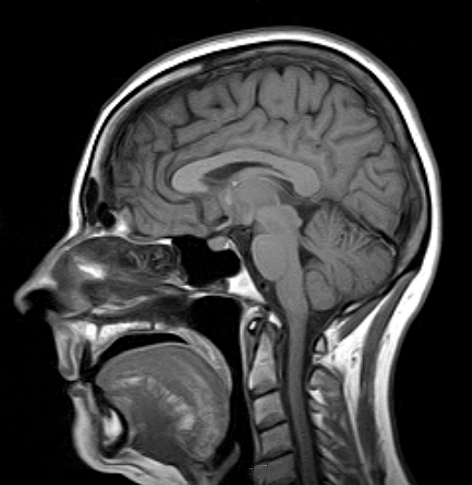
#> input picture 2208 - Scientific Computing/coursework/images/brain.jpg, 472 x 485 px
$ python segment.py --in images/brain.jpg --out out.png --visual out.png
#> lines starting #> are read from the running program, lines starting #| are printed output that depends on the picture; after the words box and inside, x2 and y2 are one past the last pixel; in counts of white or black regions, pixels touching at a corner belong together
from __future__ import annotations

import argparse
import sys
from pathlib import Path

import numpy as np
from PIL import Image


def _neighbourhood_sum(mask: np.ndarray) -> np.ndarray:
    """3x3 sum over a binary mask using shifted views."""

    padded = np.pad(mask.astype(np.uint8), ((1, 1), (1, 1)), mode="constant")
    return (
        padded[:-2, :-2]
        + padded[:-2, 1:-1]
        + padded[:-2, 2:]
        + padded[1:-1, :-2]
        + padded[1:-1, 1:-1]
        + padded[1:-1, 2:]
        + padded[2:, :-2]
        + padded[2:, 1:-1]
        + padded[2:, 2:]
    )


def _binary_open_close(mask: np.ndarray) -> np.ndarray:
    """Cleanup binary mask with morphological opening and closing using 3x3 structuring elements."""

    # Erosion: keep only pixels whose 3x3 neighborhood is fully foreground.
    eroded = _neighbourhood_sum(mask) == 9

    # Dilation: keep pixels that have at least one foreground neighbor in the opened mask.
    opened = _neighbourhood_sum(eroded) > 0

    # Repeat dilation to close small holes: keep pixels that have at least one foreground neighbor in the dilated mask.
    dilated = _neighbourhood_sum(opened) > 0

    # Closing: keep pixels that have a full 3x3 neighborhood in the dilated mask.
    closed = _neighbourhood_sum(dilated) == 9
    return closed


def _connected_components(binary: np.ndarray) -> tuple[np.ndarray, np.ndarray, np.ndarray]:
    """Label connected components in a binary mask and compute their sizes and border contact.

    This is a custom implementation of connected component labeling using a depth-first search (DFS) approach.
    It iterates over each pixel in the binary mask, and when it finds an unvisited foreground pixel,
    it performs a DFS to label all connected pixels with the same component ID.

    These labels allow for post-processing steps to filter out small components or those that touch the border.

    Returns:
    - labels: A 2D array of the same shape as the input binary mask,
        where each foreground pixel is labeled with its component ID (0, 1, 2, ...), and background pixels are -1.
    - sizes: A 1D array where sizes[i] is the number of pixels in component i.
    - touches_border: A 1D boolean array where touches_border[i] is True if
        component i touches the image border, and False otherwise.
    """

    h, w = binary.shape
    labels = np.full((h, w), -1, dtype=np.int32)
    sizes: list[int] = []
    touches_border: list[bool] = []

    neighbors = [(-1, -1), (-1, 0), (-1, 1), (0, -1), (0, 1), (1, -1), (1, 0), (1, 1)]
    label_id = 0

    for y in range(h):
        for x in range(w):
            if not binary[y, x] or labels[y, x] != -1:
                continue

            stack = [(y, x)]
            labels[y, x] = label_id
            size = 0
            touch = False

            # Perform DFS to label all connected pixels in this component.
            while stack:
                cy, cx = stack.pop()
                size += 1
                if cy == 0 or cy == h - 1 or cx == 0 or cx == w - 1:
                    touch = True

                for dy, dx in neighbors:
                    ny, nx = cy + dy, cx + dx
                    if 0 <= ny < h and 0 <= nx < w and binary[ny, nx] and labels[ny, nx] == -1:
                        labels[ny, nx] = label_id
                        stack.append((ny, nx))

            sizes.append(size)
            touches_border.append(touch)
            label_id += 1

    if len(sizes) == 0:
        return labels, np.zeros(0, dtype=np.int32), np.zeros(0, dtype=bool)

    return labels, np.array(sizes, dtype=np.int32), np.array(touches_border, dtype=bool)


def _remove_small_foreground_components(mask: np.ndarray, min_area_ratio: float = 0.0015) -> np.ndarray:
    """Suppress tiny foreground blobs to reduce noise misclassification."""

    labels, sizes, _ = _connected_components(mask)
    if sizes.size == 0:
        return mask

    min_area = max(16, int(min_area_ratio * mask.size))
    keep_labels = np.flatnonzero(sizes >= min_area)
    if keep_labels.size == 0:
        largest = int(np.argmax(sizes))
        return labels == largest

    keep = np.isin(labels, keep_labels)
    return keep


def _fill_background_holes(mask: np.ndarray) -> np.ndarray:
    """Fill enclosed background islands (holes) inside foreground.

    Any background component not touching the image border is treated as an
    internal hole and filled. This helps preserve large bright wall regions
    inside darker structural outlines (e.g., buildings with timber framing).
    """

    bg = ~mask
    labels, sizes, touches = _connected_components(bg)
    if sizes.size == 0:
        return mask

    fill_labels = np.flatnonzero(~touches)
    if fill_labels.size == 0:
        return mask

    filled = mask.copy()
    filled[np.isin(labels, fill_labels)] = True
    return filled


def _choose_foreground_polarity(base_mask: np.ndarray) -> np.ndarray:
    """Pick mask polarity using simple object-on-background heuristics.

    We score two candidates:
    - candidate A: pixels >= threshold
    - candidate B: inverse of A

    Heuristic assumptions (target case): main object is not mostly on the border
    and usually occupies a moderate image area.
    """

    def score(mask: np.ndarray) -> float:
        area_ratio = float(mask.mean())

        border = np.concatenate(
            [
                mask[0, :],
                mask[-1, :],
                mask[:, 0],
                mask[:, -1],
            ]
        )
        border_ratio = float(border.mean())

        area_penalty = 0.0
        if area_ratio < 0.01:
            area_penalty += 2.0
        elif area_ratio > 0.85:
            area_penalty += 2.0
        elif area_ratio > 0.65:
            area_penalty += 0.6

        return area_penalty + 1.2 * border_ratio

    a = base_mask
    b = ~base_mask
    return a if score(a) <= score(b) else b


def _kmeans_two_clusters(features: np.ndarray, max_iters: int = 30) -> np.ndarray:
    """Return 0/1 labels from deterministic 2-cluster k-means."""

    if features.shape[0] < 2:
        return np.zeros(features.shape[0], dtype=np.uint8)

    # Deterministic init from low/high luminance-ish percentiles.
    basis = features[:, 3]
    idx_lo = int(np.argmin(np.abs(basis - np.percentile(basis, 20))))
    idx_hi = int(np.argmin(np.abs(basis - np.percentile(basis, 80))))
    centroids = np.stack([features[idx_lo], features[idx_hi]], axis=0).astype(np.float64)

    labels = np.zeros(features.shape[0], dtype=np.uint8)
    for _ in range(max_iters):
        d0 = np.sum((features - centroids[0]) ** 2, axis=1)
        d1 = np.sum((features - centroids[1]) ** 2, axis=1)
        new_labels = (d1 < d0).astype(np.uint8)

        if np.array_equal(new_labels, labels):
            break
        labels = new_labels

        for cluster_id in (0, 1):
            members = features[labels == cluster_id]
            if len(members) > 0:
                centroids[cluster_id] = members.mean(axis=0)
            else:
                centroids[cluster_id] = features[np.random.randint(0, features.shape[0])]

    return labels


def segment_foreground_mask(rgb_image: np.ndarray) -> np.ndarray:
    """Return a binary foreground mask (True=foreground, False=background).

    Method rationale:
    - I use 2-cluster k-means on color + weak spatial features, then small fixes.
    - Compared to a single global threshold, this is more robust to lighting and
      contrast variation because clustering uses multi-channel information.

    Brief comparison with an alternative:
    - Alternative: Otsu/global thresholding is very fast and simple but often fails
      when foreground/background intensities overlap.
    - Chosen method is better for typical natural/object images, but may still
      struggle on heavy camouflage or scenes with multiple similar objects.
    """
    rgb = rgb_image.astype(np.float64)
    if rgb.ndim != 3 or rgb.shape[2] < 3:
        raise ValueError("Expected an RGB image array with shape (H, W, 3)")

    # Feature set: chromaticity + luminance + weak spatial cues.
    # Chromaticity improves robustness to lighting-scale changes versus raw RGB.
    rgb01 = rgb / 255.0
    gray = 0.299 * rgb01[..., 0] + 0.587 * rgb01[..., 1] + 0.114 * rgb01[..., 2]
    rgb_sum = np.maximum(rgb01.sum(axis=2), 1e-6)
    r_norm = rgb01[..., 0] / rgb_sum
    g_norm = rgb01[..., 1] / rgb_sum
    b_norm = rgb01[..., 2] / rgb_sum

    h, w = gray.shape
    y_grid, x_grid = np.indices((h, w), dtype=np.float64)
    x_norm = x_grid / max(w - 1, 1)
    y_norm = y_grid / max(h - 1, 1)

    features = np.stack(
        [
            r_norm,
            g_norm,
            b_norm,
            1.0 * gray,
            0.15 * x_norm,
            0.15 * y_norm,
        ],
        axis=-1,
    ).reshape(-1, 6)

    # Fit on subset for speed on large images, then classify full image.
    n_pixels = features.shape[0]
    if n_pixels > 120_000:
        step = int(np.ceil(n_pixels / 120_000))
        fit_features = features[::step]
    else:
        fit_features = features

    fit_labels = _kmeans_two_clusters(fit_features)
    if np.all(fit_labels == 0) or np.all(fit_labels == 1):
        threshold = float(np.median(features[:, 3]))
        mask = (features[:, 3] >= threshold).reshape(h, w)
    else:
        centroid0 = fit_features[fit_labels == 0].mean(axis=0)
        centroid1 = fit_features[fit_labels == 1].mean(axis=0)
        d0 = np.sum((features - centroid0) ** 2, axis=1)
        d1 = np.sum((features - centroid1) ** 2, axis=1)
        mask = (d1 < d0).reshape(h, w)

    # Post-processing: fix polarity, remove small blobs, fill holes.
    mask = _choose_foreground_polarity(mask)
    mask = _binary_open_close(mask)
    mask = _remove_small_foreground_components(mask)
    mask = _fill_background_holes(mask)

    return mask


def _load_image_rgb(input_path: Path) -> np.ndarray:
    with Image.open(input_path) as image:
        rgb = image.convert("RGB")
        return np.array(rgb, dtype=np.uint8)


def _save_binary_mask(mask: np.ndarray, output_path: Path) -> None:
    output = (mask.astype(np.uint8) * 255)
    Image.fromarray(output, mode="L").save(output_path)


def _save_visual_overlay(rgb: np.ndarray, mask: np.ndarray, output_path: Path) -> None:
    """Save contour-overlay visual: bright green foreground boundary on original image."""

    foreground = mask.astype(bool)
    neigh = _neighbourhood_sum(foreground)
    boundary = foreground & (neigh < 9)

    visual = rgb.copy()
    visual[boundary] = np.array([0, 255, 0], dtype=np.uint8)
    Image.fromarray(visual, mode="RGB").save(output_path)


def _build_parser() -> argparse.ArgumentParser:
    description = (
        "Segment an input image into foreground/background and save both a binary mask "
        "and a visual evaluation image."
    )

    epilog = (
        "Method summary:\n"
        "  1) Build chromaticity+luminance+spatial features\n"
        "  2) Run 2-cluster k-means segmentation\n"
        "  3) Auto-select foreground polarity\n"
        "  4) Post-processing: fix polarity, remove small blobs, fill holes.\n\n"
        "Best use case:\n"
        "  - Object-vs-background separation in natural images with color/appearance contrast.\n\n"
        "Limitations / critical performance discussion:\n"
        "  - Can fail when object and background share very similar color/texture distributions.\n"
        "  - If multiple similar objects exist, the 2-cluster assumption may split undesirably.\n"
        "  - More advanced alternatives include graph cuts or learned semantic segmentation models."
    )

    parser = argparse.ArgumentParser(
        description=description,
        epilog=epilog,
        formatter_class=argparse.RawTextHelpFormatter,
    )
    parser.add_argument("--in", dest="input_image", required=True, help="Path to input image (PNG/JPG/etc.)")
    parser.add_argument("--out", dest="output_mask", required=True, help="Path to output binary mask image")
    parser.add_argument(
        "--visual",
        dest="output_visual",
        required=True,
        help="Path to visual evaluation image (contour overlay)",
    )
    return parser


def main() -> int:
    parser = _build_parser()
    args = parser.parse_args()

    input_path = Path(args.input_image)
    output_path = Path(args.output_mask)
    visual_path = Path(args.output_visual)

    if not input_path.exists():
        print(f"Error: input file not found: {input_path}", file=sys.stderr)
        return 1

    try:
        rgb = _load_image_rgb(input_path)
#> in _load_image_rgb, image is the input picture: PIL image 472x485 RGB; min 0, max 255, mean 61.3
        mask = segment_foreground_mask(rgb)
#> in segment_foreground_mask, `r_norm = rgb01[..., 0] / rgb_sum`:
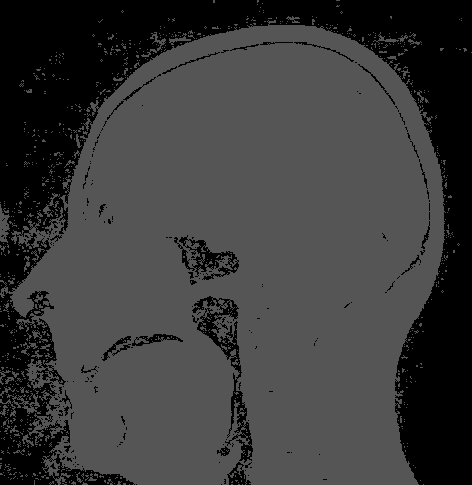
#> r_norm: shape (485, 472) float64; min 0, max 0.333, mean 0.228
#> in _kmeans_two_clusters, `idx_lo = int(np.argmin(np.abs(basis - np.percentile(basis, 20))))`: idx_lo = 0
#> in _kmeans_two_clusters, `idx_hi = int(np.argmin(np.abs(basis - np.percentile(basis, 80))))`: idx_hi = 11188
#> in _kmeans_two_clusters, `centroids = np.stack([features[idx_lo], features[idx_hi]], axis=0).ast..`: centroids = [[0, 0, 0, 0, 0, 0], [0.333, 0.333, 0.333, 0.443, 0.0611, 0.0146]]
#> after the loop in _kmeans_two_clusters, `for _ in range(max_iters):`: centroids = [[0, 0, 0, 0, 0.0728, 0.0596], [0.333, 0.333, 0.333, 0.351, 0.0758, 0.0821]]
#> in segment_foreground_mask, `centroid0 = fit_features[fit_labels == 0].mean(axis=0)`: centroid0 = [0, 0, 0, 0, 0.0728, 0.0596]
#> in segment_foreground_mask, `centroid1 = fit_features[fit_labels == 1].mean(axis=0)`: centroid1 = [0.333, 0.333, 0.333, 0.351, 0.0758, 0.0821]
#> in segment_foreground_mask, `mask = (d1 < d0).reshape(h, w)`:
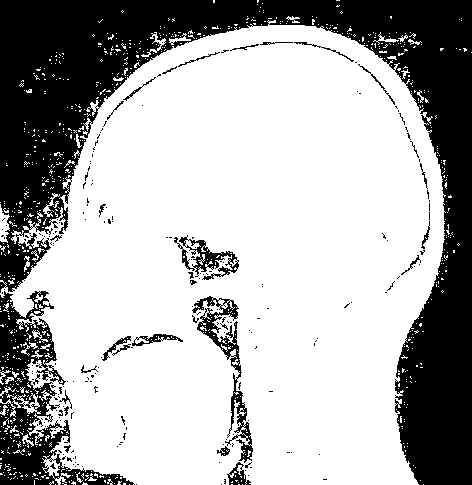
#> mask: shape (485, 472) bool; 68.4% white; 213 black regions (182 under 20 px), largest, box (x1, y1, x2, y2) and area: (0, 0, 472, 485) 59185, (0, 291, 135, 485) 7974, (192, 296, 253, 463) 1853
#> in score, `area_ratio = float(mask.mean())`: area_ratio = 0.684
#> in score, `border_ratio = float(border.mean())`: border_ratio = 0.201
#> in _neighbourhood_sum, `padded = np.pad(mask.astype(np.uint8), ((1, 1), (1, 1)), mode="constan..`: padded: shape (487, 474); values 0 (black) and 1 (white), 67.9% white; 207 black regions (178 under 20 px), largest, box (x1, y1, x2, y2) and area: (0, 0, 474, 487) 69327, (193, 297, 254, 464) 1853, (175, 236, 240, 281) 895
#> in _binary_open_close, `eroded = _neighbourhood_sum(mask) == 9`: eroded: shape (485, 472) bool; 62% white; 34 black regions (15 under 20 px), largest, box (x1, y1, x2, y2) and area: (0, 0, 472, 485) 80805, (91, 41, 431, 294) 2411, (165, 234, 240, 286) 1906
#> in _neighbourhood_sum (call 2), `padded = np.pad(mask.astype(np.uint8), ((1, 1), (1, 1)), mode="constan..`: padded: shape (487, 474); values 0 (black) and 1 (white), 61.5% white; 34 black regions (15 under 20 px), largest, box (x1, y1, x2, y2) and area: (0, 0, 474, 487) 82723, (92, 42, 432, 295) 2411, (166, 235, 241, 287) 1906
#> in _binary_open_close, `opened = _neighbourhood_sum(eroded) > 0`: opened: shape (485, 472) bool; 65.5% white; 83 black regions (68 under 20 px), largest, box (x1, y1, x2, y2) and area: (0, 0, 472, 485) 72809, (192, 296, 253, 485) 3074, (174, 235, 239, 285) 1387
#> in _neighbourhood_sum (call 3), `padded = np.pad(mask.astype(np.uint8), ((1, 1), (1, 1)), mode="constan..`: padded: shape (487, 474); values 0 (black) and 1 (white), 64.9% white; 79 black regions (65 under 20 px), largest, box (x1, y1, x2, y2) and area: (0, 0, 474, 487) 77824, (175, 236, 240, 286) 1387, (102, 335, 184, 362) 527
#> in _binary_open_close, `dilated = _neighbourhood_sum(opened) > 0`: dilated: shape (485, 472) bool; 68.6% white; 49 black regions (36 under 20 px), largest, box (x1, y1, x2, y2) and area: (0, 0, 472, 485) 68801, (198, 298, 240, 371) 1004, (190, 241, 238, 283) 720
#> in _neighbourhood_sum (call 4), `padded = np.pad(mask.astype(np.uint8), ((1, 1), (1, 1)), mode="constan..`: padded: shape (487, 474); values 0 (black) and 1 (white), 68% white; 48 black regions (36 under 20 px), largest, box (x1, y1, x2, y2) and area: (0, 0, 474, 487) 70932, (199, 299, 241, 372) 1004, (191, 242, 239, 284) 720
#> in _binary_open_close, `closed = _neighbourhood_sum(dilated) == 9`: closed: shape (485, 472) bool; 66.1% white; 33 black regions (14 under 20 px), largest, box (x1, y1, x2, y2) and area: (0, 0, 472, 485) 72794, (193, 297, 241, 372) 1461, (174, 237, 239, 284) 1311
#> after the loop in _connected_components, `for y in range(h):`:
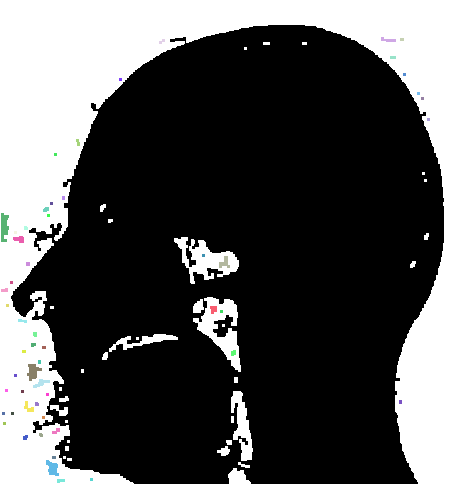
#> labels: shape (485, 472) int32; 56 distinct labels, from -1 to 54; one colour per label, 0 black, -1 white
#> in _remove_small_foreground_components, `labels, sizes, _ = _connected_components(mask)`: sizes = 55 values, max 149937 at index 0, min 9 at index 5, mean 2752
#> in _remove_small_foreground_components, `keep_labels = np.flatnonzero(sizes >= min_area)`: keep_labels = [0]
#> in _remove_small_foreground_components, `keep = np.isin(labels, keep_labels)`: keep: shape (485, 472) bool; 65.5% white; 33 black regions (14 under 20 px), largest, box (x1, y1, x2, y2) and area: (0, 0, 472, 485) 74054, (193, 297, 241, 372) 1541, (174, 237, 239, 284) 1394
#> after the loop in _connected_components (call 2), `for y in range(h):`:
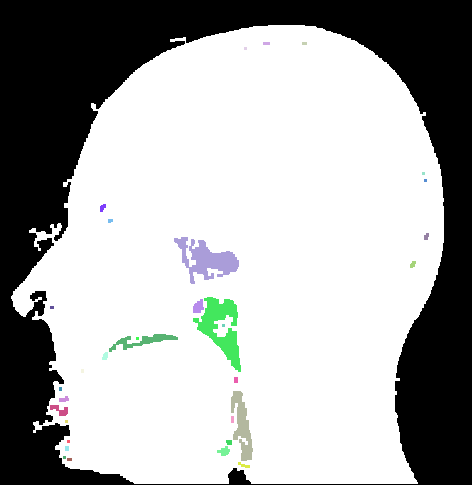
#> labels: shape (485, 472) int32; 34 distinct labels, from -1 to 32; one colour per label, 0 black, -1 white
#> in _fill_background_holes, `labels, sizes, touches = _connected_components(bg)`: sizes = 33 values, max 74054 at index 0, min 9 at index 3, mean 2393.4
#> in _fill_background_holes, `fill_labels = np.flatnonzero(~touches)`: fill_labels = 32 values from 1 to 32
#> in _fill_background_holes, `filled[np.isin(labels, fill_labels)] = True`:
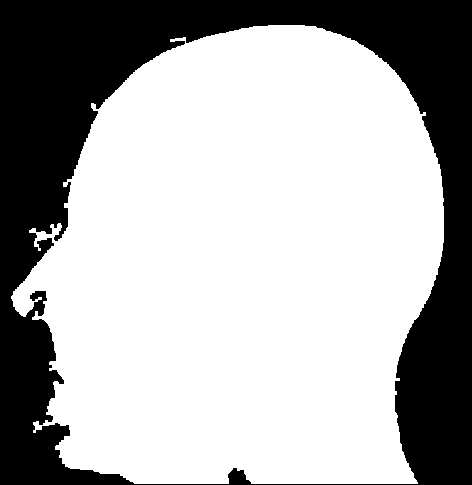
#> filled: shape (485, 472) bool; 67.7% white; 1 black region, box (x1, y1, x2, y2) and area: (0, 0, 472, 485) 74054
    except Exception as exc:
        print(f"Error: failed to segment image '{input_path}': {exc}", file=sys.stderr)
        return 1

    try:
        output_path.parent.mkdir(parents=True, exist_ok=True)
        visual_path.parent.mkdir(parents=True, exist_ok=True)
        _save_binary_mask(mask, output_path)
        _save_visual_overlay(rgb, mask, visual_path)
#> in _neighbourhood_sum (call 5), `padded = np.pad(mask.astype(np.uint8), ((1, 1), (1, 1)), mode="constan..`: padded: shape (487, 474); values 0 (black) and 1 (white), 67.1% white; 1 black region, box (x1, y1, x2, y2) and area: (0, 0, 474, 487) 75972
#> in _save_visual_overlay, `boundary = foreground & (neigh < 9)`:
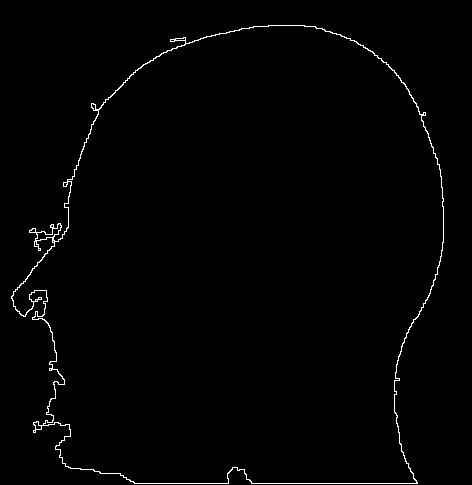
#> boundary: shape (485, 472) bool; 1.1% white in thin lines or dots, all inside (x1, y1, x2, y2) = (11, 25, 444, 484)
#> in _save_visual_overlay, `visual[boundary] = np.array([0, 255, 0], dtype=np.uint8)`:
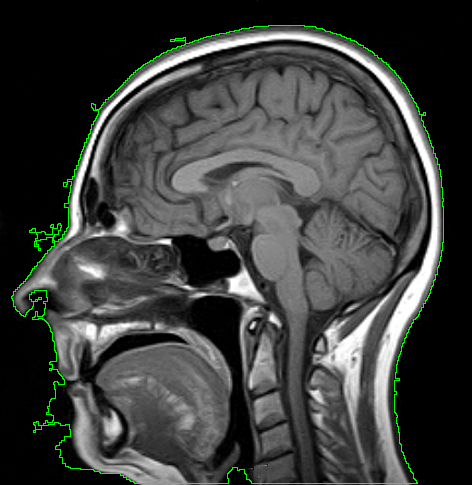
#> visual: shape (485, 472, 3); 1.07% of pixels changed, all inside (x1, y1, x2, y2) = (11, 25, 444, 484); drawn as R, G, B
    except Exception as exc:
        print(f"Error: failed to write output image(s): {exc}", file=sys.stderr)
        return 1

    print(f"Saved mask: {output_path}")
    print(f"Saved visual: {visual_path}")
    return 0


if __name__ == "__main__":
    raise SystemExit(main())
#> (the program exits here)
